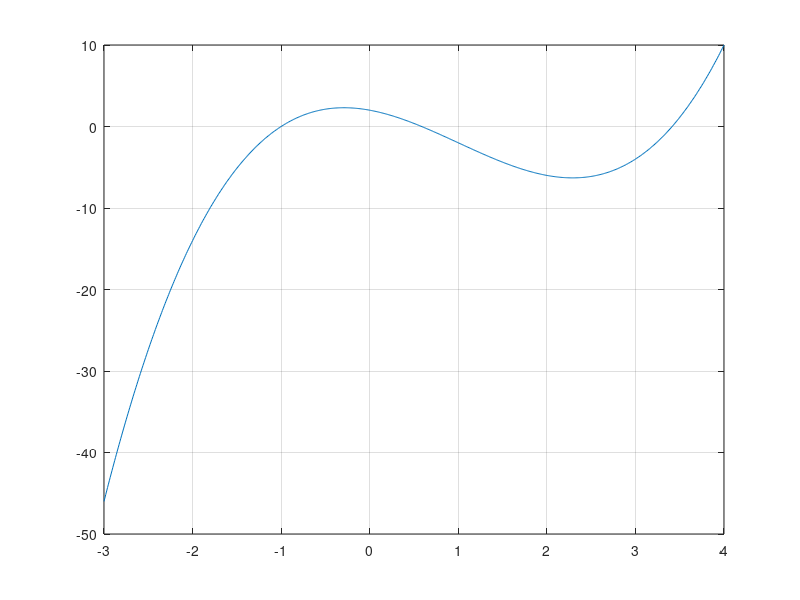

Source code (MATLAB): (Note: this script raises an error after producing the figure.)
clear;clc

x = -3:0.01:4; % Intervalo de x
y = x.^3 - 3*x.^2 - 2*x + 2

p = [1 -3 -2 2 ];
raices = roots(p);

figure(1); 
plot(x,y)
grid on
ejes=gca; % Obtener los ejes del grafico
ejes.XAxisLocation = 'origin'; % Cambiar la posicion de los ejes
ejes.YAxisLocation = 'origin'; % Cambiar la posicion de los ejes




